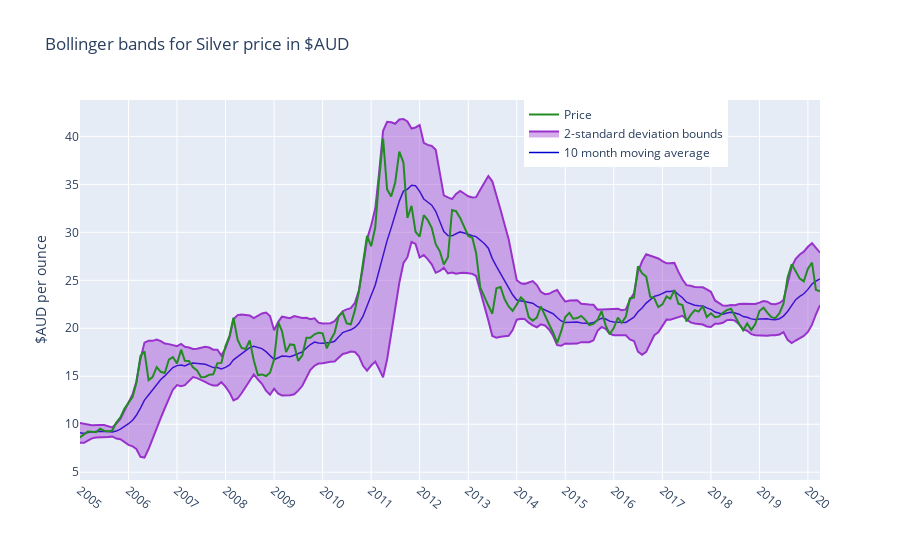

Notebook source saved alongside this figure:
### Code cell
# Silver Bollinger
dfs = df[120:]
import indicators as idc
bbp = idc.get_sma(dfs['Silver AUD'],lookback=10)
bb_upper = idc.get_bb_upper(dfs['Silver AUD'],lookback=10)
bb_lower = idc.get_bb_lower(dfs['Silver AUD'],lookback=10)
price_trace = go.Scatter(x=dfs[10:].index, y=dfs['Silver AUD'][10:], \
                    mode='lines',
                    name='Price', line = {'color':'forestgreen'})
bbp_trace = go.Scatter(x=bbp.index, y=bbp, \
                    mode='lines',
                    name='10 month moving average', line = {'color':'mediumblue','width':1.5})
bb_upper_trace = go.Scatter(x=bbp.index, y=bb_upper, \
                    mode='lines',
                    name='2-standard deviation bounds',fill='tonexty', fillcolor= 'rgba(153,50, 204, 0.4)',line = {'color':'darkorchid'})
bb_lower_trace = go.Scatter(x=bbp.index, y=bb_lower, \
                    mode='lines',
                    name='', line = {'color':'darkorchid'},showlegend=False)
traces = [  bbp_trace,bb_lower_trace, bb_upper_trace,price_trace]
fig_accum_r = go.Figure(data=traces,
    layout={
        'title':'Bollinger bands for Silver price in $AUD', "yaxis_title": "$AUD per ounce",
        'xaxis': {'range':['2005-01-01','2020-04-01'],  'nticks':20, 'tickangle':40},
        'legend': {'x':0.6,'y':1}
    }
)
fig_accum_r.show()

### Figure 1 — Plotly figure (JSON) as saved in the notebook; plotly's stock layout.template omitted (floating-point values rounded to 4 significant figures; data arrays with more than 128 entries replaced by an {"elided": "..."} marker saying what was removed)
{"data": [{"line": {"color": "mediumblue", "width": 1.5}, "mode": "lines", "name": "10 month moving average", "type": "scatter", "x": {"elided": "215 str values"}, "y": {"elided": "215 float values"}}, {"line": {"color": "darkorchid"}, "mode": "lines", "name": "", "showlegend": false, "type": "scatter", "x": {"elided": "215 str values"}, "y": {"elided": "215 float values"}}, {"fill": "tonexty", "fillcolor": "rgba(153,50, 204, 0.4)", "line": {"color": "darkorchid"}, "mode": "lines", "name": "2-standard deviation bounds", "type": "scatter", "x": {"elided": "215 str values"}, "y": {"elided": "215 float values"}}, {"line": {"color": "forestgreen"}, "mode": "lines", "name": "Price", "type": "scatter", "x": {"elided": "205 str values"}, "y": {"elided": "205 float values"}}], "layout": {"legend": {"x": 0.6, "y": 1}, "title": {"text": "Bollinger bands for Silver price in $AUD"}, "xaxis": {"nticks": 20, "range": ["2005-01-01", "2020-04-01"], "tickangle": 40}, "yaxis": {"title": {"text": "$AUD per ounce"}}}}
